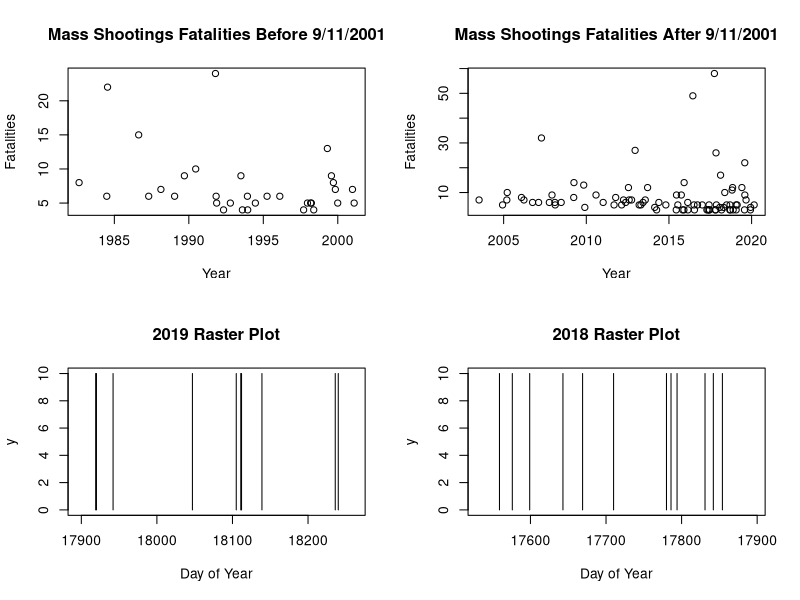
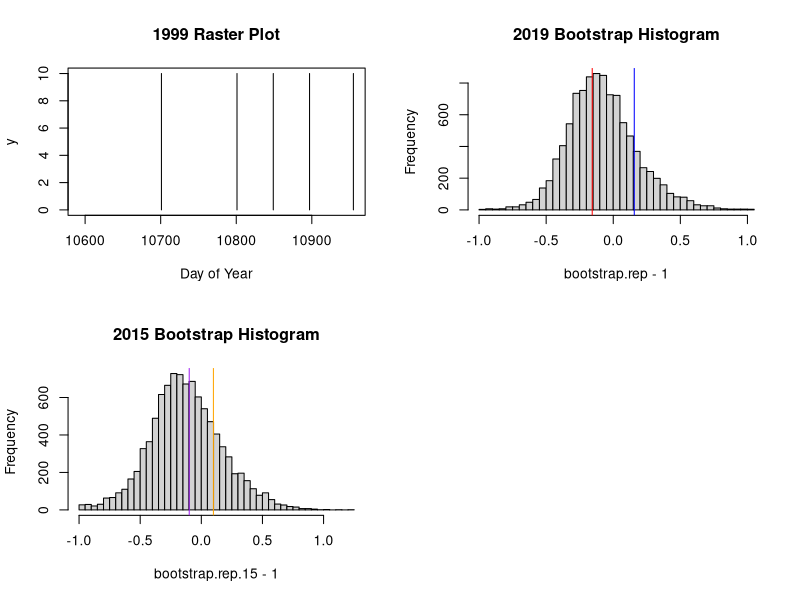
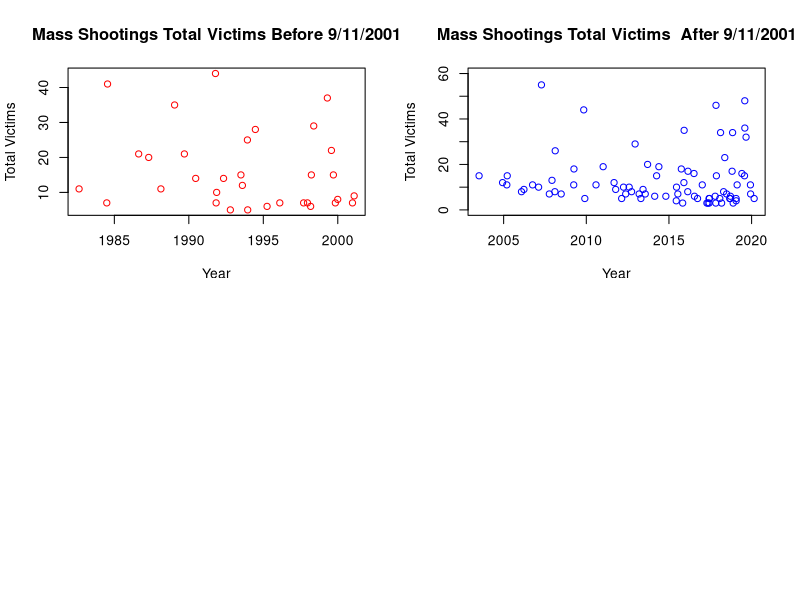
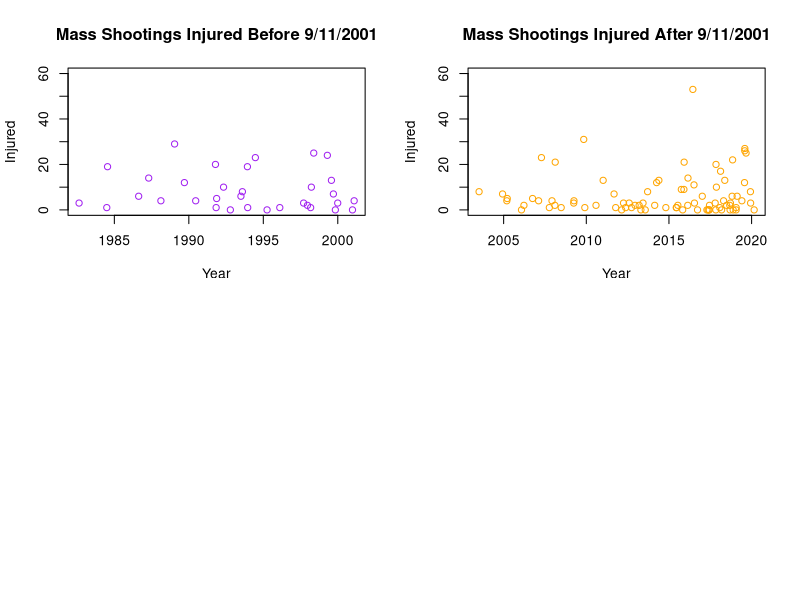
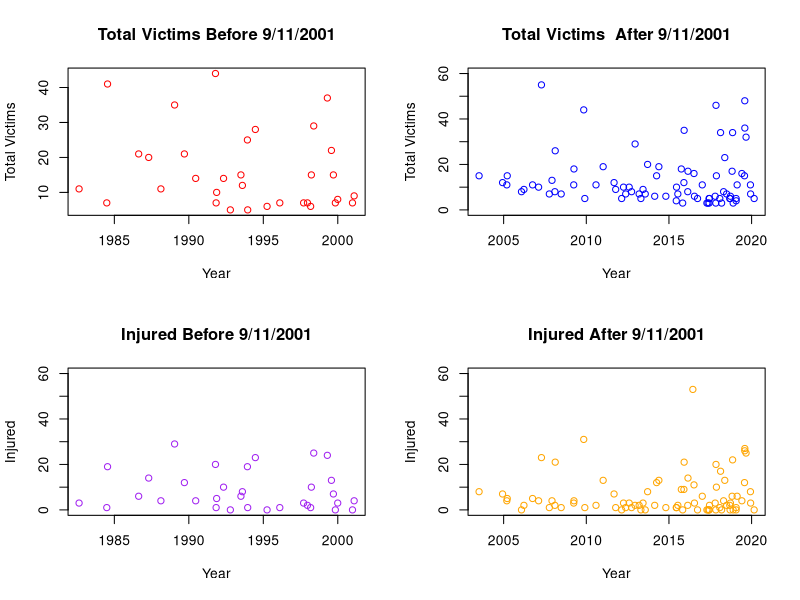

Here is the R script that generated these plots, in order:
## ---- chunk 1
shootings.dataset<-read.csv("data.csv") #importing the dataset 
shootings.dataset
## ---- chunk 2
# install.packages('dplyr') # this package contains the mutate function which we used below 

library(dplyr)

shootings.dataset <- mutate(shootings.dataset, date= as.Date(date, format = "%m/%d/%Y"))
shootings.dataset$date # converting the dates in the data set to actual dates in R
## ---- chunk 3
a <- shootings.dataset[86:118, 3]

b <- shootings.dataset[86:118, 5]

x <- shootings.dataset[1:85, 3]

y <- shootings.dataset[1:85, 5]


par(mfrow=c(2,2))
plot(a, b, main = "Mass Shootings Fatalities Before 9/11/2001",xlab = "Year", ylab = "Fatalities")
plot(x, y,main = "Mass Shootings Fatalities After 9/11/2001", xlab = "Year", ylab = "Fatalities")
## ---- chunk 4
from.date <- as.Date('2019-01-01', format = "%Y-%m-%d")
to.date <- as.Date('2019-12-31', format = "%Y-%m-%d")

plot(NA, xlim=c(from.date, to.date), main="2019 Raster Plot", ylim=c(0,10), xlab="Day of Year", ylab="y")

segments(shootings.dataset$date, 0, y1=10)
## ---- chunk 5
from.date.2 <- as.Date('2018-01-01', format = "%Y-%m-%d")
to.date.2 <- as.Date('2018-12-31', format = "%Y-%m-%d")

plot(NA, xlim=c(from.date.2, to.date.2), ylim=c(0,10), main="2018 Raster Plot",xlab="Day of Year", ylab="y")

segments(shootings.dataset$date, 0, y1=10)
## ---- chunk 6
from.date.1 <- as.Date('1999-01-01', format = "%Y-%m-%d")
to.date.1 <- as.Date('1999-12-31', format = "%Y-%m-%d")

plot(NA, xlim=c(from.date.1, to.date.1), ylim=c(0,10), main="1999 Raster Plot",xlab="Day of Year", ylab="y")

segments(shootings.dataset$date, 0, y1=10)
## ---- chunk 7
tau.2019 <- as.numeric(-diff(shootings.dataset$date[2:11])) #Calculating the time between two successive mass shootings in the year 2019

tau.sd<- sd(tau.2019) 
tau.mean <- mean(tau.2019)

coef.variation <- tau.sd/tau.mean # Calculating the coefficient of variation for 2019

coef.variation-1
## ---- chunk 8
#' Simulates the bootstrap coefficient variation from a case where the shootings are happening at random for a given year
#'
#' @param days number of days in a year 
#' @param shootings number of shooting that given year 
#'
#' @return coefficient variation for that year 


bootstrap.coef.var <- function(days, shootings){
  
  boot.coef <- rbinom(days, 1, shootings/days)

  if((length(which(boot.coef == 1)) == 0) || (length(which(boot.coef == 1)) == 1) || (length(which(boot.coef == 1)) == 2)){
    return(NA)
  } else {
    
  tau.boot <- diff(which(boot.coef == 1))-1

  tau.boot.sd <- sd(tau.boot)
  tau.boot.mean <- mean(tau.boot)
  tau.boot.variation <- (tau.boot.sd/tau.boot.mean)
  
  return(tau.boot.variation)
  }
}

bootstrap.rep <- replicate(10000, bootstrap.coef.var(365, 10)) # 2019 results 
## ---- chunk 9
hist(bootstrap.rep-1, breaks="FD", main ="2019 Bootstrap Histogram")
abline(v=coef.variation-1, col="blue")
abline(v=-coef.variation+1, col="red")
## ---- chunk 10
#' computes the P-value for a given year
#'
#' @param days number of days in a year 
#' @param shootings number of shooting that given year 
#' @param coef.variation the coefficient variation for that given year 
#'
#' @return the p-value 


bootstrap.pval<-function(days,shootings,coef.variation){
  
  bootstrap.rep<-replicate(10000, bootstrap.coef.var(days,shootings))
  
  right.tail <- bootstrap.rep-1 >= abs(coef.variation-1) # true=values to the right of the hist 
  left.tail <- bootstrap.rep-1 <= -abs(coef.variation-1) # true=values to the left of the hist 
  right.tail | left.tail # TRUE where they're in the right tail OR left tail
  
  pval<-(sum(right.tail | left.tail, na.rm=TRUE))/sum(!is.na(bootstrap.rep)) #p value 

  return(pval)
}

bootstrap.pval(365,10,coef.variation=coef.variation) # 2019 results 
## ---- chunk 11
tau.2015 <- as.numeric(-diff(shootings.dataset$date[41:47])) #Calculating the time between two successive mass shootings in the year 2015

tau.sd<- sd(tau.2015) 
tau.mean <- mean(tau.2015)

coef.variation.2015 <- tau.sd/tau.mean # Calculating the coefficient of variation for 2015

## ---- chunk 12
bootstrap.rep.15 <- replicate(10000, bootstrap.coef.var(365, 7)) # 2015 results 
## ---- chunk 13
hist(bootstrap.rep.15-1, breaks="FD", main ="2015 Bootstrap Histogram")
abline(v=coef.variation.2015-1, col="purple")
abline(v=-coef.variation.2015+1, col="orange")
## ---- chunk 14
bootstrap.pval(365,7,coef.variation=coef.variation.2015)
## ---- chunk 15
a <- shootings.dataset[86:118, 3] 

d <- shootings.dataset[86:118, 7]

x <- shootings.dataset[1:85, 3]

w <- shootings.dataset[1:85, 7]

par(mfrow=c(2,2))

plot(a, d, main = "Mass Shootings Total Victims Before 9/11/2001",xlab = "Year", ylab = "Total Victims", col="red")
plot(x, w, main = "Mass Shootings Total Victims  After 9/11/2001", xlab = "Year", ylab = "Total Victims", ylim = c(0, 60), col="blue")
## ---- chunk 16
a<- shootings.dataset[86:118, 3] 

c<- shootings.dataset[86:118, 6]

x <- shootings.dataset[1:85, 3]

y<- shootings.dataset[1:85, 6]

par(mfrow=c(2,2))

plot(a, c, main = "Mass Shootings Injured Before 9/11/2001",xlab = "Year", ylab = "Injured", ylim = c(0, 60), col="purple")
plot(x, y, main = "Mass Shootings Injured After 9/11/2001", xlab = "Year", ylab = "Injured",ylim = c(0, 60), col="orange")

## ---- chunk 17
par(mfrow=c(2,2))

plot(a, d, main = "Total Victims Before 9/11/2001",xlab = "Year", ylab = "Total Victims", col="red")
plot(x, w, main = "Total Victims  After 9/11/2001", xlab = "Year", ylab = "Total Victims", ylim = c(0, 60), col="blue")
plot(a, c, main = "Injured Before 9/11/2001",xlab = "Year", ylab = "Injured", ylim = c(0, 60), col="purple") 
plot(x, y, main = "Injured After 9/11/2001", xlab = "Year", ylab = "Injured",ylim = c(0, 60), col="orange")
